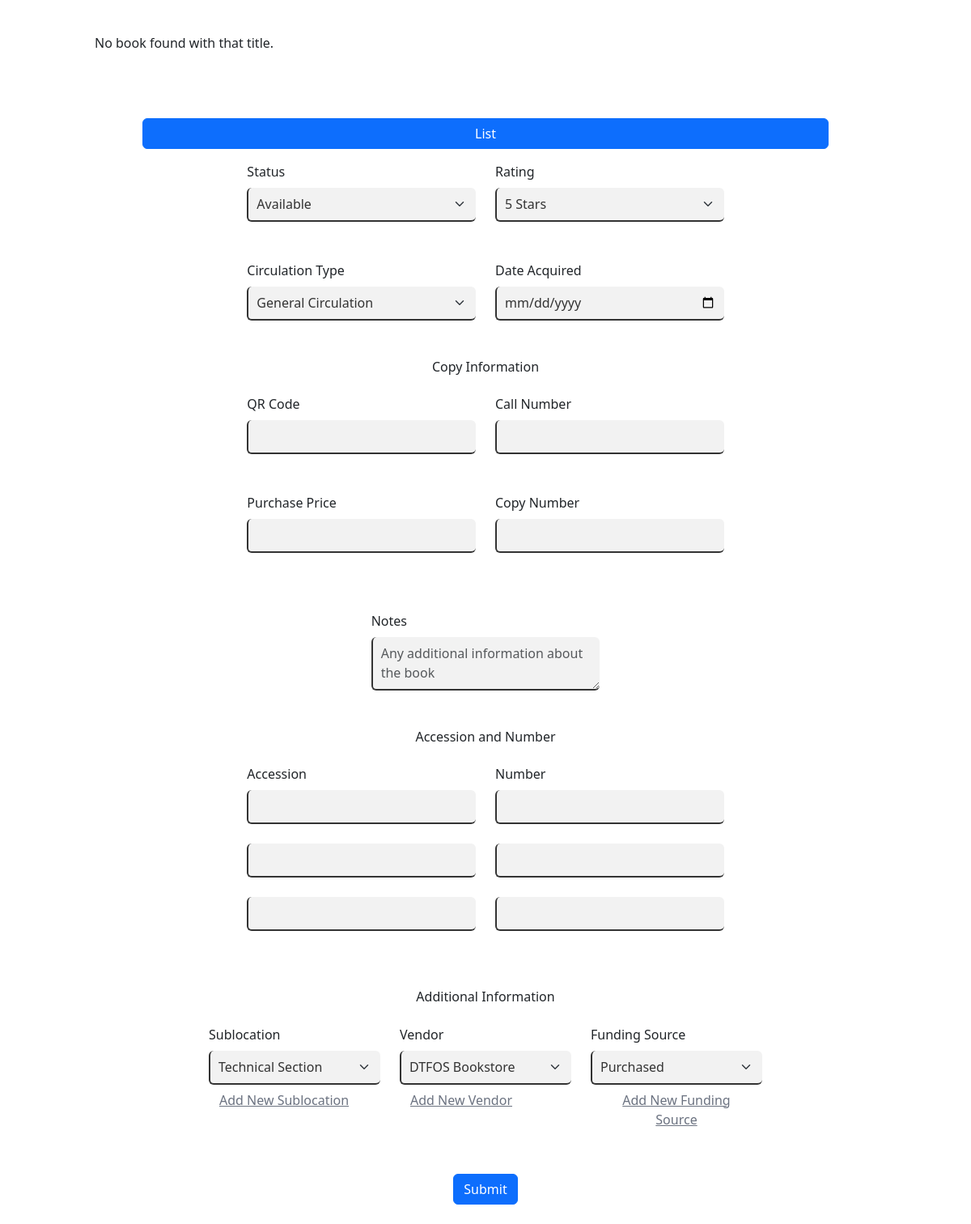
The page /dashboard/librarian/include/AddBookCopy.php?title=11111111111 (signed in) on the database as committed earlier.
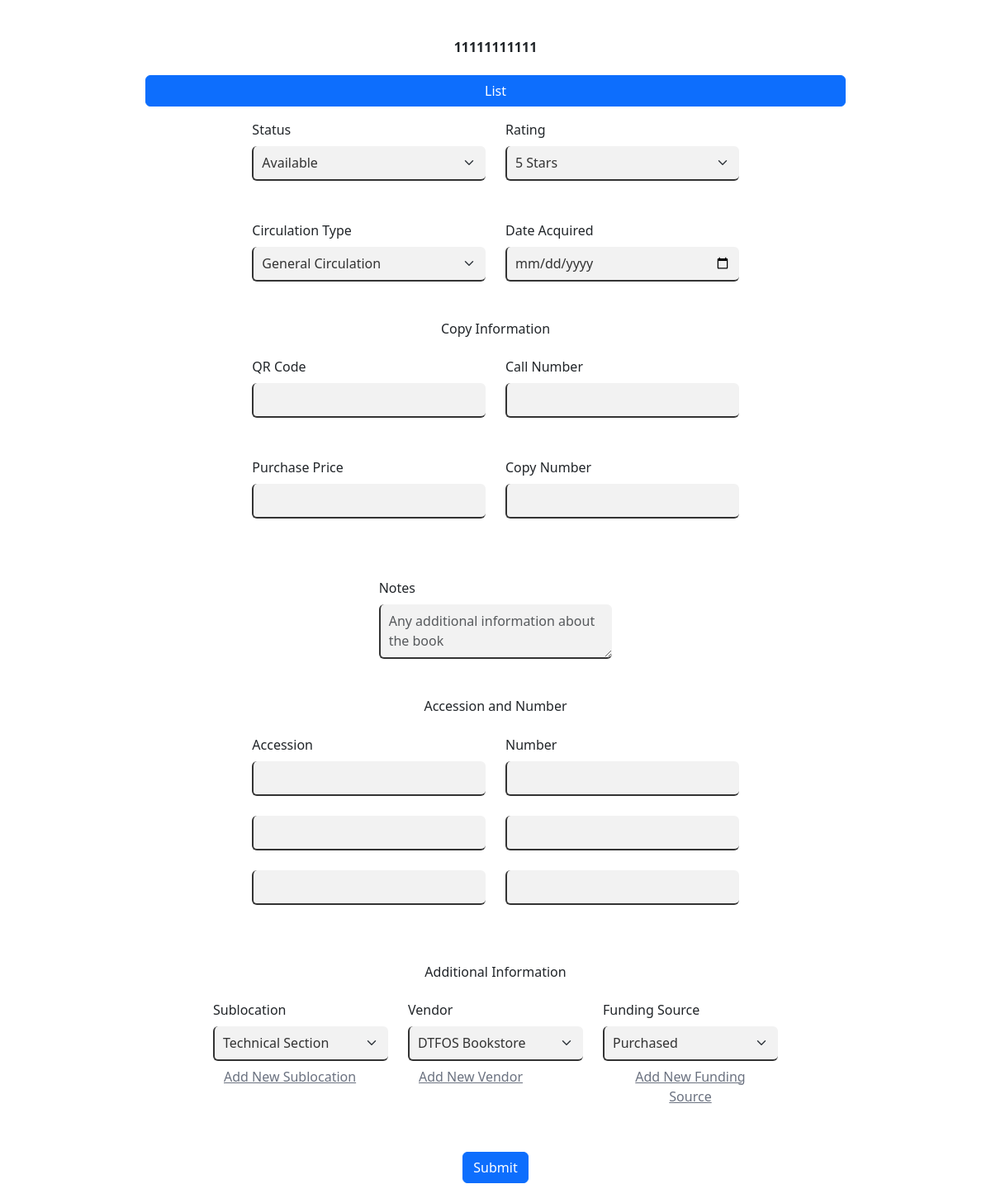
The same page on the database as committed later.
### tables this page shows
CREATE TABLE `book` (
  `id` int(11) NOT NULL,
  `B_title` varchar(255) NOT NULL,
  `subtitle` varchar(255) DEFAULT NULL,
  `author` varchar(255) DEFAULT NULL,
  `edition` varchar(255) DEFAULT NULL,
  `LCCN` varchar(255) DEFAULT NULL,
  `ISBN` varchar(255) DEFAULT NULL,
  `ISSN` varchar(255) DEFAULT NULL,
  `MT` varchar(255) DEFAULT NULL,
  `ST` varchar(255) DEFAULT NULL,
  `place` varchar(255) DEFAULT NULL,
  `publisher` varchar(255) DEFAULT NULL,
  `Pdate` date DEFAULT NULL,
  `copyright` varchar(255) DEFAULT NULL,
  `extent` varchar(255) DEFAULT NULL,
  `Odetail` text DEFAULT NULL,
  `size` varchar(255) DEFAULT NULL,
  `photo` varchar(255) DEFAULT NULL
);

### dashboard/librarian/include/AddBookCopy.php (the view, shortened to what the changed rows need)
<?php
include '../../config.php';
$message = "";
$message_type = "";
$title = $_GET['title'] ?? '';
if ($title) {
    $sql = "SELECT * FROM Book WHERE B_title = ?";
    $stmt = $conn->prepare($sql);
    $stmt->bind_param("s", $title);
    if ($stmt->execute()) {
        $result = $stmt->get_result();
        if ($result->num_rows === 0) {
            $message = "No book found with that title.";
            $message_type = "error";
        } else {
            $book = $result->fetch_assoc();
        }
    } else {
        $message = "Error executing query: " . $stmt->error;
        $message_type = "error";
    }
} else {
    $message = "No book title provided.";
    $message_type = "error";
}
?>
<!DOCTYPE html>
<html lang="en">
<head>
        <script src="https://cdn.tailwindcss.com"></script>
    <link href="https://cdn.jsdelivr.net/npm/bootstrap@5.3.0-alpha3/dist/css/bootstrap.min.css" rel="stylesheet">
</head>
<body>
    <div class="container mt-4 ">
        <?php if ($message): ?>
        <div class="alert alert-<?php echo $message_type; ?>">
            <?php echo htmlspecialchars($message); ?>
        </div>
        <?php endif; ?>
        <form action="CopyConnection.php" method="post" class="max-w-4xl mx-auto p-4 space-y-4">
<h4 class="book-title text-center mb-4"><strong>
    <?php echo htmlspecialchars($book['B_title']); ?></strong>
</h4>
<a href="../ViewBook.php?title=<?php echo urlencode($book['B_title']); ?>" class="btn btn-primary block mx-auto mb-6">List</a>
<div class="flex flex-wrap gap-4 justify-center mb-4">
</div>
<h5 class="mt-4 mb-4 text-center">Copy Information</h5>
<div class="flex justify-center flex-wrap gap-4 mb-4">
</div>
<h5 class="mt-4 mb-4 text-center">Accession and Number</h5>
<div class="flex justify-center flex-wrap gap-4">
</div>
<h5 class="mt-4 mb-4 text-center">Additional Information</h5>
<div class="flex justify-center gap-4 mb-4">
</div>
<button type="submit" class="btn btn-primary mt-4 block mx-auto">Submit</button>
</form>
    </div>
</body>
</html>

Rows that differ between the two databases and show on the page:
added book: B_title "11111111111"
Other text that changed with them:
$message: "No book found with that title." → (not shown)
